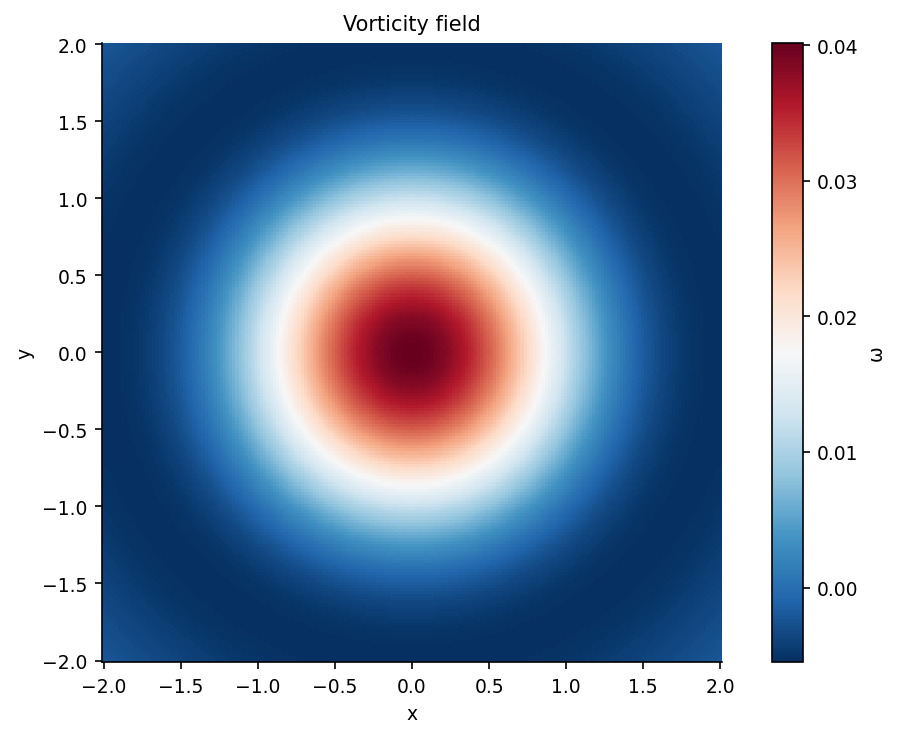

Source code (Python):
"""vorticity_map: 涡量场 ω = ∂v/∂x − ∂u/∂y."""
import sys, os; sys.path.insert(0, os.path.join(os.path.dirname(os.path.abspath(__file__)), '..', '..', '_utils', 'python'))
import numpy as np
import matplotlib.pyplot as plt
from theme import apply_theme

def make_figure(title='Vorticity field'):
    apply_theme(fig_size=(7, 5))
    Y, X = np.mgrid[-2:2:200j, -2:2:200j]
    U = -Y * np.exp(-(X**2 + Y**2)/2)
    V =  X * np.exp(-(X**2 + Y**2)/2)
    dV_dx = np.gradient(V, axis=1)
    dU_dy = np.gradient(U, axis=0)
    omega = dV_dx - dU_dy
    fig, ax = plt.subplots()
    pc = ax.pcolormesh(X, Y, omega, cmap='RdBu_r', shading='auto')
    fig.colorbar(pc, ax=ax, label='ω')
    ax.set_xlabel('x'); ax.set_ylabel('y'); ax.set_title(title); ax.set_aspect('equal')
    fig.tight_layout(); return fig

if __name__ == '__main__':
    fig = make_figure(); fig.savefig(__file__.replace('.py', '.png'), dpi=150)
